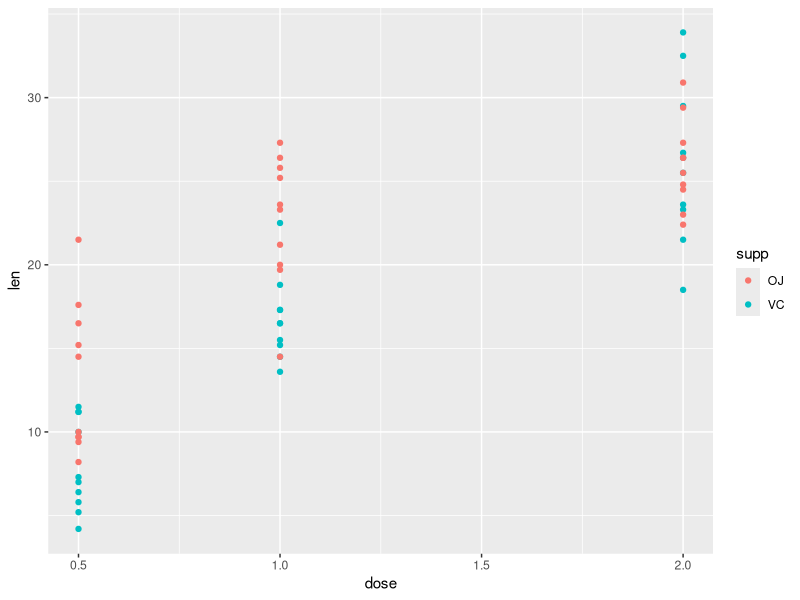
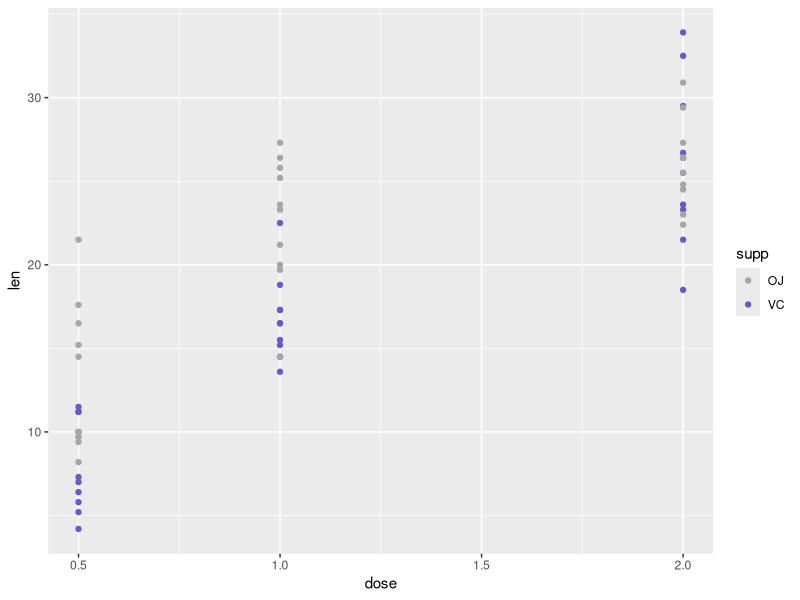
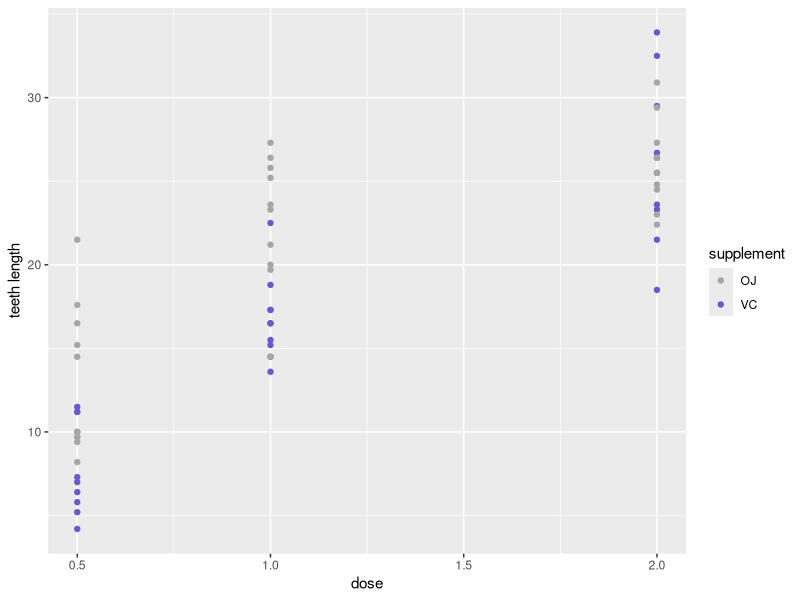
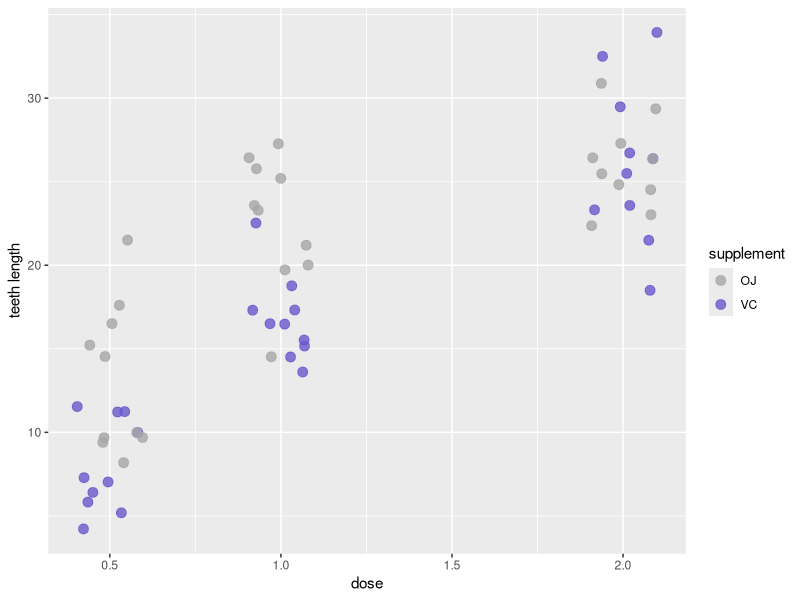
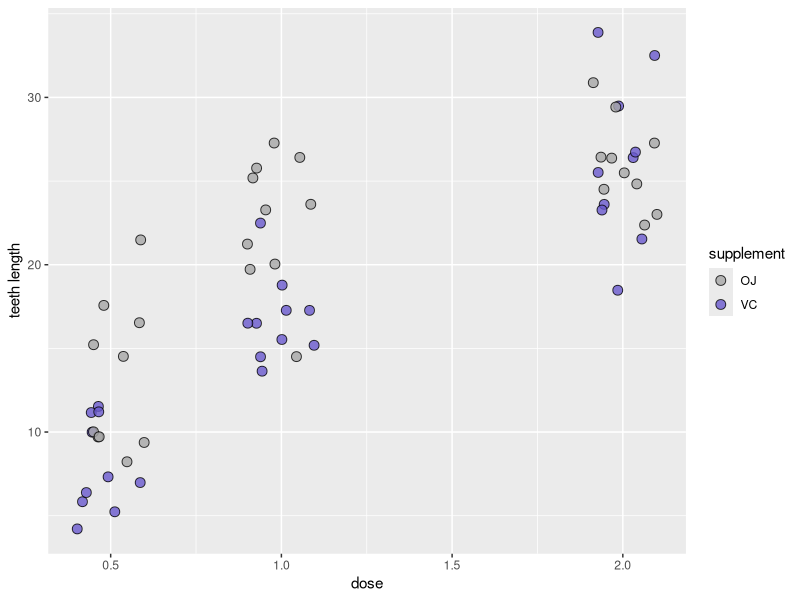
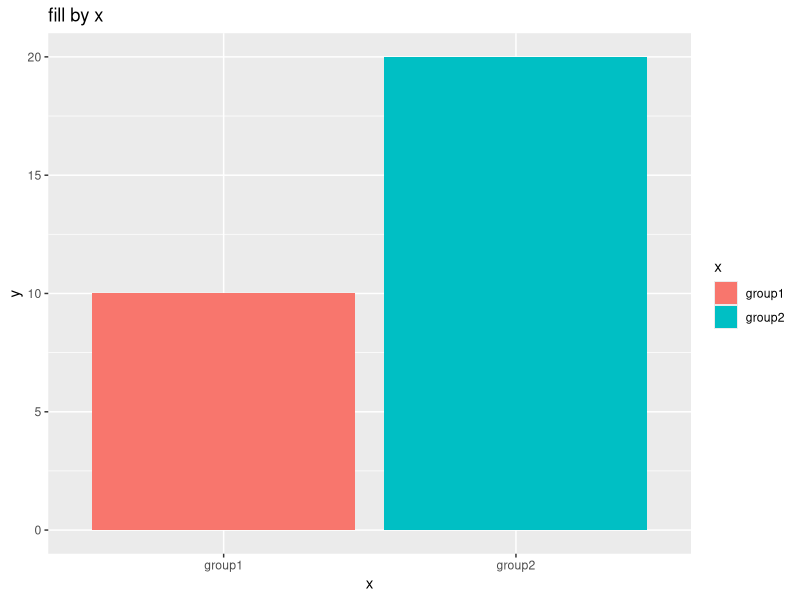
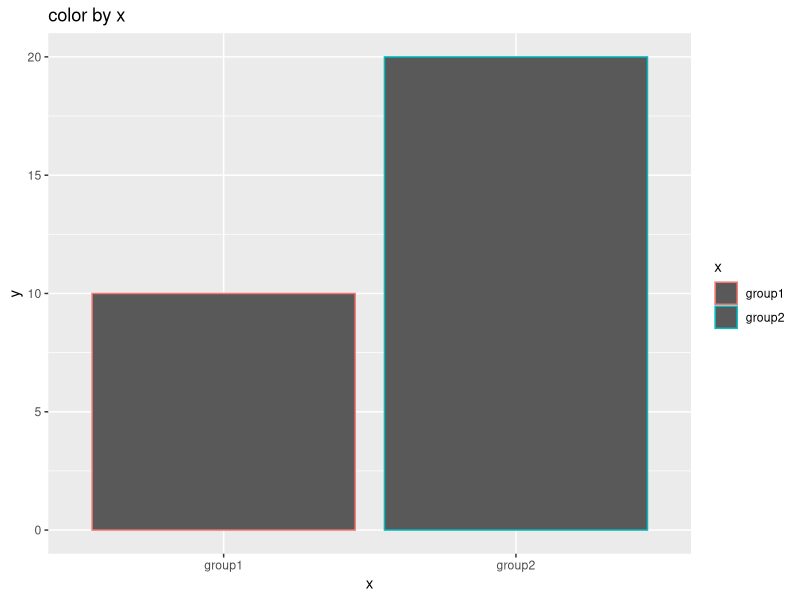
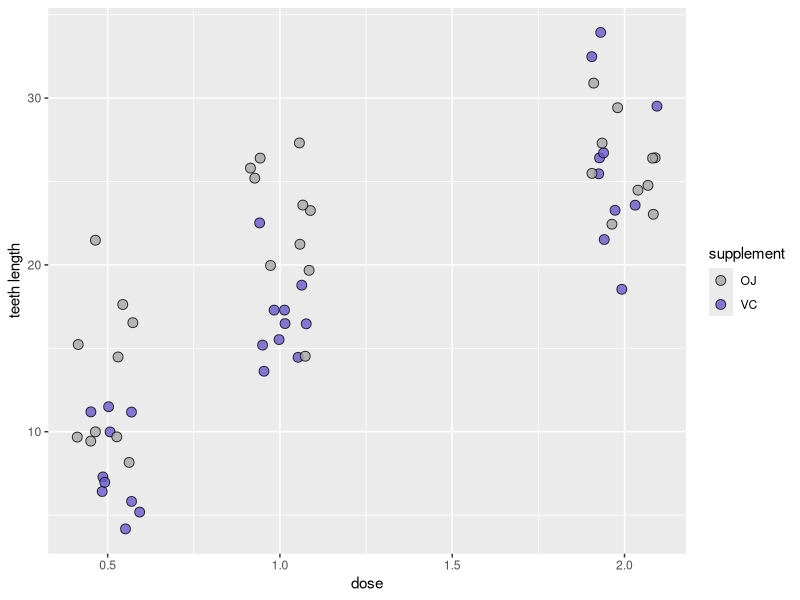

Recreate these plots in R, in order.
## ---- chunk 1
knitr::opts_chunk$set(echo = TRUE)
## ---- chunk 2
library(ggplot2) 
library(tidyr)
library(dplyr)
## ---- chunk 3
head(ToothGrowth)
str(ToothGrowth)
## ---- chunk 4
ToothGrowth %>% 
  ggplot(aes(x = dose, y = len)) +
  geom_point(aes(color = supp)) 
## ---- chunk 5
wisteria <- c("grey65", "burlywood3", "khaki2", "plum1", "lightcyan2", "cornflowerblue", "slateblue3")
## ---- chunk 6
ToothGrowth %>% 
  ggplot(aes(x = dose, y = len)) +
  geom_point(aes(color = supp)) +
  scale_color_manual(values = wisteria[c(1, 7)]) #calling the 1st and 7th color 
## ---- chunk 7
ToothGrowth %>% 
  ggplot(aes(x = dose, y = len)) +
  geom_point(aes(color = supp)) +
  scale_color_manual(values = wisteria[c(1, 7)]) +
  labs(x = "dose",              #the labs option allow you to change axis and legend labels. 
       y = "teeth length",
       color = "supplement")
## ---- chunk 8
ToothGrowth %>% 
  ggplot(aes(x = dose, y = len)) +
  geom_point(aes(color = supp), 
             position = position_jitter(0.1),   #horizontal spread of 0.1
             alpha = 0.8,             #20% transparent. When dots do overlap, we can tell
             size = 3) +    #make them larger and easier to see 
  scale_color_manual(values = wisteria[c(1, 7)]) +
  labs(x = "dose",              
       y = "teeth length",
       color = "supplement")
## ---- chunk 9
ToothGrowth %>% 
  ggplot(aes(x = dose, y = len)) +
  geom_point(aes(fill = supp), #note that change to fill = supp
             position = position_jitter(0.1),   
             alpha = 0.8,             
             size = 3,
             shape = 21, #shape = 21 gives you open circle
             color = "black") +    #black border around each dot
  scale_fill_manual(values = wisteria[c(1, 7)]) + #change to scale_fill here 
  labs(x = "dose",              
       y = "teeth length",
       fill = "supplement") #change to fill = here


## ---- chunk 10
data.frame(
  x = c("group1", "group2"),
  y = c(10, 20)
) %>% 
  ggplot(aes(x = x, y = y)) +
  geom_bar(stat = "identity", aes(fill = x)) +
  ggtitle("fill by x")
## ---- chunk 11
data.frame(
  x = c("group1", "group2"),
  y = c(10, 20)
) %>% 
  ggplot(aes(x = x, y = y)) +
  geom_bar(stat = "identity", aes(color = x)) +
  ggtitle("color by x")
## ---- chunk 12
ToothGrowth %>% 
  ggplot(aes(x = dose, y = len)) +
  geom_point(aes(fill = supp), #note that change to fill = supp
             position = position_jitter(0.1),   
             alpha = 0.8,             
             size = 3,
             shape = 21, #shape = 21 gives you open circle
             color = "black") +    #black border around each dot
  scale_fill_manual(values = wisteria[c(1, 7)]) + #change to scale_fill here 
  labs(x = "dose",              
       y = "teeth length",
       fill = "supplement") #change to fill = here
## ---- chunk 13
ToothGrowth %>% 
  ggplot(aes(x = dose, y = len)) +
  geom_point(aes(fill = supp), 
             position = position_jitter(0.1, seed = 666),   #added seed = 666 here
                                                    #doesn't matter which seed number you use
                                                    #as long as it's the same number the pattern will be the same
             alpha = 0.8,             
             size = 3,
             shape = 21, 
             color = "black") +    
  scale_fill_manual(values = wisteria[c(1, 7)]) +  
  labs(x = "dose",              
       y = "teeth length",
       fill = "supplement")
## ---- chunk 14
ToothGrowth %>% 
  ggplot(aes(x = dose, y = len)) +
  stat_summary(geom = "line",  # draw a line
               fun = mean, # summarise by averaging, thus mean
               aes(group = supp, color = supp), # one line per supp, color by supp
               size = 1.2) + 
  geom_point(aes(fill = supp), 
             position = position_jitter(0.1, seed = 666),    
             alpha = 0.8,             
             size = 3,
             shape = 21, 
             color = "black") +    
  scale_fill_manual(values = wisteria[c(1, 7)]) +  
  labs(x = "dose",              
       y = "teeth length",
       fill = "supplement")
## ---- chunk 15
ToothGrowth %>% 
  ggplot(aes(x = dose, y = len)) +
  stat_summary(geom = "line",  
               fun = mean,  
               aes(group = supp, color = supp),  
               size = 1.2) + 
  geom_point(aes(fill = supp), 
             position = position_jitter(0.1, seed = 666),    
             alpha = 0.8,             
             size = 3,
             shape = 21, 
             color = "black") +    
  scale_fill_manual(values = wisteria[c(1, 7)]) +  
  scale_color_manual(values = wisteria[c(1, 7)]) + #add scale_color_manual here  
  labs(x = "dose",              
       y = "teeth length",
       fill = "supplement",
       color = "supplement") #change the color legend title here 
## ---- chunk 16
ToothGrowth %>% 
  ggplot(aes(x = dose, y = len)) +
  stat_summary(geom = "line",  
               fun = mean,  
               aes(group = supp, color = supp),  
               size = 1.2) + 
  stat_summary(geom = "errorbar",  #draw errorbars (another option is geom = "linerange")
               fun.data = mean_se, #mean_se specifies the errorbar to be based on standard error (se)
               aes(group = supp), #one errorbar per dose per supp
               width = 0.1) +   #make the bar narrower 
  geom_point(aes(fill = supp), 
             position = position_jitter(0.1, seed = 666),    
             alpha = 0.8,             
             size = 3,
             shape = 21, 
             color = "black") +    
  scale_fill_manual(values = wisteria[c(1, 7)]) +  
  scale_color_manual(values = wisteria[c(1, 7)]) + 
  labs(x = "dose",              
       y = "teeth length",
       fill = "supplement",
       color = "supplement")  
## ---- chunk 17
ToothGrowth %>% 
  ggplot(aes(x = dose, y = len)) +
  stat_summary(geom = "line",  
               fun = mean,  
               aes(group = supp, color = supp),  
               size = 1.2) + 
  stat_summary(geom = "ribbon",  #draw ribbons around line
               fun.data = mean_se, 
               aes(group = supp,
                   fill = supp), 
               alpha = 0.5) +   #make ribbons more transparent 
  geom_point(aes(fill = supp), 
             position = position_jitter(0.1, seed = 666),    
             alpha = 0.8,             
             size = 3,
             shape = 21, 
             color = "black") +    
  scale_fill_manual(values = wisteria[c(1, 7)]) +  
  scale_color_manual(values = wisteria[c(1, 7)]) + 
  labs(x = "dose",              
       y = "teeth length",
       fill = "supplement",
       color = "supplement")
## ---- chunk 18
ToothGrowth %>% 
  ggplot(aes(x = dose, y = len)) +
  stat_summary(geom = "line",  
               fun = mean,  
               aes(group = supp, color = supp),  
               size = 1.2) + 
  stat_summary(geom = "ribbon",   
               fun.data = mean_se, 
               aes(group = supp,
                   fill = supp), 
               alpha = 0.5) +   
  geom_point(aes(fill = supp), 
             position = position_jitter(0.1, seed = 666),    
             alpha = 0.8,             
             size = 3,
             shape = 21, 
             color = "black") +    
  scale_fill_manual(values = wisteria[c(1, 7)]) +  
  scale_color_manual(values = wisteria[c(1, 7)]) + 
  scale_x_continuous(breaks = c(0.5, 1, 2)) + #use scale_x_continuos here because x is continuos
                                              #if you have discrete x, you will need scale_x_discrete
  labs(x = "dose",              
       y = "teeth length",
       fill = "supplement",
       color = "supplement")
## ---- chunk 19
ToothGrowth %>% 
  ggplot(aes(x = dose, y = len)) +
  stat_summary(geom = "line",  
               fun = mean,  
               aes(group = supp, color = supp),  
               size = 1.2) + 
  stat_summary(geom = "ribbon",   
               fun.data = mean_se, 
               aes(group = supp,
                   fill = supp), 
               alpha = 0.5) +   
  geom_point(aes(fill = supp), 
             position = position_jitter(0.1, seed = 666),    
             alpha = 0.8,             
             size = 3,
             shape = 21, 
             color = "black") +    
  scale_fill_manual(values = wisteria[c(1, 7)]) +  
  scale_color_manual(values = wisteria[c(1, 7)]) + 
  scale_x_continuous(breaks = c(0.5, 1, 2)) +  
  labs(x = "dose",              
       y = "teeth length",
       fill = "supplement",
       color = "supplement") +
  guides(color = "none") #turn off color legend using color = "none" 
## ---- chunk 20
ToothGrowth %>% 
  ggplot(aes(x = dose, y = len)) +
  stat_summary(geom = "line",  
               fun = mean,  
               aes(group = supp, color = supp),  
               size = 1.2) + 
  stat_summary(geom = "ribbon",   
               fun.data = mean_se, 
               aes(group = supp,
                   fill = supp), 
               alpha = 0.5) +   
  geom_point(aes(fill = supp), 
             position = position_jitter(0.1, seed = 666),    
             alpha = 0.8,             
             size = 3,
             shape = 21, 
             color = "black") +    
  scale_fill_manual(values = wisteria[c(1, 7)]) +  
  scale_color_manual(values = wisteria[c(1, 7)]) + 
  scale_x_continuous(breaks = c(0.5, 1, 2)) +  
  labs(x = "dose",              
       y = "teeth length",
       fill = "supplement",
       color = "supplement") +
  guides(color = "none") +
  theme_minimal() 
## ---- chunk 21
ToothGrowth %>% 
  ggplot(aes(x = dose, y = len)) +
  stat_summary(geom = "line",  
               fun = mean,  
               aes(group = supp, color = supp),  
               size = 1.2) + 
  stat_summary(geom = "ribbon",   
               fun.data = mean_se, 
               aes(group = supp,
                   fill = supp), 
               alpha = 0.5) +   
  geom_point(aes(fill = supp), 
             position = position_jitter(0.1, seed = 666),    
             alpha = 0.8,             
             size = 3,
             shape = 21, 
             color = "black") +    
  scale_fill_manual(values = wisteria[c(1, 7)]) +  
  scale_color_manual(values = wisteria[c(1, 7)]) + 
  scale_x_continuous(breaks = c(0.5, 1, 2)) +  
  labs(x = "dose",              
       y = "teeth length",
       fill = "supplement",
       color = "supplement") +
  guides(color = "none") +
  theme_minimal() +
  theme(axis.line = element_line(size = 1.2)) +  #add axis line back
  theme(text = element_text(size = 12, color = "black", face = "bold")) + #make text clearer and darker
  theme(axis.text = element_text(size = 12, color = "black", face = "bold")) 
## ---- chunk 22
ToothGrowth %>% 
  ggplot(aes(x = dose, y = len)) +
  stat_summary(geom = "line",  
               fun = mean,  
               aes(group = supp, color = supp),  
               size = 1.2) + 
  stat_summary(geom = "ribbon",   
               fun.data = mean_se, 
               aes(group = supp,
                   fill = supp), 
               alpha = 0.5) +   
  geom_point(aes(fill = supp), 
             position = position_jitter(0.1, seed = 666),    
             alpha = 0.8,             
             size = 3,
             shape = 21, 
             color = "black") +    
  scale_fill_manual(values = wisteria[c(1, 7)]) +  
  scale_color_manual(values = wisteria[c(1, 7)]) + 
  scale_x_continuous(breaks = c(0.5, 1, 2)) +  
  labs(x = "dose",              
       y = "teeth length",
       fill = "supplement",
       color = "supplement") +
  guides(color = "none") +
  theme_minimal() +
  theme(legend.position = "bottom") + #move legend to bottom
  theme(axis.line = element_line(size = 1.2)) + 
  theme(text = element_text(size = 12, color = "black", face = "bold")) +
  theme(axis.text = element_text(size = 12, color = "black", face = "bold")) 
## ---- chunk 23
ToothGrowth %>% 
  ggplot(aes(x = dose, y = len)) +
  stat_summary(geom = "line",  
               fun = mean,  
               aes(group = supp, color = supp),  
               size = 1.2) + 
  stat_summary(geom = "ribbon",   
               fun.data = mean_se, 
               aes(group = supp,
                   fill = supp), 
               alpha = 0.5) +   
  geom_point(aes(fill = supp), 
             position = position_jitter(0.1, seed = 666),    
             alpha = 0.8,             
             size = 3,
             shape = 21, 
             color = "black") +    
  scale_fill_manual(values = wisteria[c(1, 7)]) +  
  scale_color_manual(values = wisteria[c(1, 7)]) + 
  scale_x_continuous(breaks = c(0.5, 1, 2)) +  
  labs(x = "dose",              
       y = "teeth length",
       fill = "supplement",
       color = "supplement") +
  guides(color = "none") +
  theme_minimal() +
  theme(legend.position = c(0.8, 0.2)) + #this is a tricky command, and you have to manually adjust it
                                         #c(1, 1) means upper right corner of the graph area,
                                         #c(1, 0) means the lower right corner of the graph area
  theme(axis.line = element_line(size = 1.2)) + 
  theme(text = element_text(size = 12, color = "black", face = "bold")) +
  theme(axis.text = element_text(size = 12, color = "black", face = "bold"))
## ---- chunk 24
ToothGrowth %>% 
  ggplot(aes(x = dose, y = len)) +
  stat_summary(geom = "line",  
               fun = mean,  
               aes(group = supp, color = supp),  
               size = 1.2) + 
  stat_summary(geom = "ribbon",   
               fun.data = mean_se, 
               aes(group = supp,
                   fill = supp), 
               alpha = 0.5) +   
  geom_point(aes(fill = supp), 
             position = position_jitter(0.1, seed = 666),    
             alpha = 0.8,             
             size = 3,
             shape = 21, 
             color = "black") +    
  scale_fill_manual(values = wisteria[c(1, 7)]) +  
  scale_color_manual(values = wisteria[c(1, 7)]) + 
  scale_x_continuous(breaks = c(0.5, 1, 2)) +  
  labs(x = "dose",              
       y = "teeth length",
       fill = "supplement",
       color = "supplement") +
  guides(color = "none") +
  guides(fill = guide_legend(nrow = 1, ncol = 2)) + # set fill legend to 1 row 2 columns. 
  theme_minimal() +
  theme(legend.position = c(0.8, 0.2)) + 
  theme(axis.line = element_line(size = 1.2)) + 
  theme(text = element_text(size = 12, color = "black", face = "bold")) +
  theme(axis.text = element_text(size = 12, color = "black", face = "bold"))
## ---- chunk 25
ToothGrowth %>% 
  ggplot(aes(x = dose, y = len)) +
  facet_grid(. ~ supp) + #see comments after plot for explanations 
  stat_summary(geom = "line",  
               fun = mean,  
               aes(group = supp, color = supp),  
               size = 1.2) + 
  stat_summary(geom = "ribbon",   
               fun.data = mean_se, 
               aes(group = supp,
                   fill = supp), 
               alpha = 0.5) +   
  geom_point(aes(fill = supp), 
             position = position_jitter(0.1, seed = 666),    
             alpha = 0.8,             
             size = 3,
             shape = 21, 
             color = "black") +    
  scale_fill_manual(values = wisteria[c(1, 7)]) +  
  scale_color_manual(values = wisteria[c(1, 7)]) + 
  scale_x_continuous(breaks = c(0.5, 1, 2)) +  
  labs(x = "dose",              
       y = "teeth length",
       fill = "supplement",
       color = "supplement") +
  guides(color = "none") +
  guides(fill = guide_legend(nrow = 1, ncol = 2)) +  
  theme_minimal() +
  theme(legend.position = c(0.8, 0.2)) + 
  theme(axis.line = element_line(size = 1.2)) + 
  theme(text = element_text(size = 12, color = "black", face = "bold")) +
  theme(axis.text = element_text(size = 12, color = "black", face = "bold"))
## ---- chunk 26
ToothGrowth %>% 
  ggplot(aes(x = dose, y = len)) +
  facet_grid(. ~ supp) +  
  stat_summary(geom = "line",  
               fun = mean,  
               aes(group = supp, color = supp),  
               size = 1.2) + 
  stat_summary(geom = "ribbon",   
               fun.data = mean_se, 
               aes(group = supp,
                   fill = supp), 
               alpha = 0.5) +   
  geom_point(aes(fill = supp), 
             position = position_jitter(0.1, seed = 666),    
             alpha = 0.8,             
             size = 3,
             shape = 21, 
             color = "black") +    
  scale_fill_manual(values = wisteria[c(1, 7)]) +  
  scale_color_manual(values = wisteria[c(1, 7)]) + 
  scale_x_continuous(breaks = c(0.5, 1, 2)) +  
  labs(x = "dose",              
       y = "teeth length",
       fill = "supplement",
       color = "supplement") +
  guides(color = "none") +
  guides(fill = guide_legend(nrow = 1, ncol = 2)) +  
  theme_minimal() +
  theme(legend.position = "none") +  #this time the legend is redundant w/ the panel label, so I turn it off. 
  theme(axis.line = element_line(size = 1.2)) + 
  theme(text = element_text(size = 12, color = "black", face = "bold")) +
  theme(axis.text = element_text(size = 12, color = "black", face = "bold")) +
  theme(panel.spacing = unit(1.2, "lines")) #make 1.2 lines of spacing between the subplots (panels)
## ---- chunk 27
ToothGrowth %>% 
  ggplot(aes(x = dose, y = len)) +
  facet_grid(. ~ dose) +  #change to ~ dose
  stat_summary(geom = "line",  
               fun = mean,  
               aes(group = supp, color = supp),  
               size = 1.2) + 
  stat_summary(geom = "ribbon",   
               fun.data = mean_se, 
               aes(group = supp,
                   fill = supp), 
               alpha = 0.5) +   
  geom_point(aes(fill = supp), 
             position = position_jitter(0.1, seed = 666),    
             alpha = 0.8,             
             size = 3,
             shape = 21, 
             color = "black") +    
  scale_fill_manual(values = wisteria[c(1, 7)]) +  
  scale_color_manual(values = wisteria[c(1, 7)]) + 
  scale_x_continuous(breaks = c(0.5, 1, 2)) +  
  labs(x = "dose",              
       y = "teeth length",
       fill = "supplement",
       color = "supplement") +
  guides(color = "none") +
  guides(fill = guide_legend(nrow = 1, ncol = 2)) +  
  theme_minimal() +
  theme(legend.position = "none") +   
  theme(axis.line = element_line(size = 1.2)) + 
  theme(text = element_text(size = 12, color = "black", face = "bold")) +
  theme(axis.text = element_text(size = 12, color = "black", face = "bold")) +
  theme(panel.spacing = unit(1.2, "lines"))  
## ---- chunk 28
ToothGrowth %>% 
  ggplot(aes(x = supp, y = len)) +
  facet_grid(. ~ dose) +    
  geom_point(aes(fill = supp), 
             position = position_jitter(0.1, seed = 666),    
             alpha = 0.8,             
             size = 3,
             shape = 21, 
             color = "black") +    
  scale_fill_manual(values = wisteria[c(1, 7)]) +  
  scale_color_manual(values = wisteria[c(1, 7)]) + 
  #scale_x_continuous(breaks = c(0.5, 1, 2)) +  remove this. this time x axis is discrete
  labs(x = "supplement",  #now x = supplment              
       y = "teeth length",
       fill = "supplement",
       color = "supplement") +
  guides(color = "none") +
  guides(fill = guide_legend(nrow = 1, ncol = 2)) +  
  theme_minimal() +
  theme(legend.position = "none") +  #this time the legend is redundant with the x label, so I turn it off. 
  theme(axis.line = element_line(size = 1.2)) + 
  theme(text = element_text(size = 12, color = "black", face = "bold")) +
  theme(axis.text = element_text(size = 12, color = "black", face = "bold")) +
  theme(panel.spacing = unit(1.2, "lines"))  
## ---- chunk 29
ToothGrowth %>% 
  ggplot(aes(x = supp, y = len)) +
  facet_grid(. ~ dose) +    
  geom_point(aes(fill = supp), 
             position = position_jitter(0.1, seed = 666),    
             alpha = 0.8,             
             size = 3,
             shape = 21, 
             color = "black") + 
  stat_summary(geom = "errorbar", #draw errorbars
               width = 0.2, size = 1,
               aes(group = supp), #one bar per supp per dose
               fun.data = mean_se) +   #errorbar base on standard error (SE)
  scale_fill_manual(values = wisteria[c(1, 7)]) +  
  scale_color_manual(values = wisteria[c(1, 7)]) + 
  labs(x = "supplement",  #now x = supplment              
       y = "teeth length",
       fill = "supplement",
       color = "supplement") +
  guides(color = "none") +
  guides(fill = guide_legend(nrow = 1, ncol = 2)) +  
  theme_minimal() +
  theme(legend.position = "none") +  
  theme(axis.line = element_line(size = 1.2)) + 
  theme(text = element_text(size = 12, color = "black", face = "bold")) +
  theme(axis.text = element_text(size = 12, color = "black", face = "bold")) +
  theme(panel.spacing = unit(1.2, "lines"))  
## ---- chunk 30
ToothGrowth %>% 
  ggplot(aes(x = supp, y = len)) +
  facet_grid(. ~ dose) +    
  geom_point(aes(fill = supp), 
             position = position_jitter(0.1, seed = 666),    
             alpha = 0.8,             
             size = 3,
             shape = 21, 
             color = "black") + 
  stat_summary(geom = "errorbar",  
               width = 0.2, size = 1,
               aes(group = supp),  
               fun.data = mean_se) +   
  scale_fill_manual(values = wisteria[c(1, 7)]) +  
  scale_color_manual(values = wisteria[c(1, 7)]) + 
  scale_x_discrete(labels = NULL) + #turn off x axis text using labels = NULL 
  labs(x = "supplement",               
       y = "teeth length",
       fill = "supplement",
       color = "supplement") +
  guides(color = "none") +
  guides(fill = guide_legend(nrow = 1, ncol = 2)) +  
  theme_minimal() +
  theme(legend.position = "bottom") +  #put the legends back 
  theme(axis.line = element_line(size = 1.2)) + 
  theme(text = element_text(size = 12, color = "black", face = "bold")) +
  theme(axis.text = element_text(size = 12, color = "black", face = "bold")) +
  theme(panel.spacing = unit(1.2, "lines"))
## ---- chunk 31
ToothGrowth %>% 
  ggplot(aes(x = supp, y = len)) +
  facet_grid(. ~ dose, switch = "x") + #switch = "x" puts x panel labels to the bottom instead of top    
  geom_point(aes(fill = supp), 
             position = position_jitter(0.1, seed = 666),    
             alpha = 0.8,             
             size = 3,
             shape = 21, 
             color = "black") + 
  stat_summary(geom = "errorbar", 
               width = 0.2, size = 1,
               aes(group = supp),  
               fun.data = mean_se) +     
  scale_fill_manual(values = wisteria[c(1, 7)]) +  
  scale_color_manual(values = wisteria[c(1, 7)]) + 
  scale_x_discrete(labels = NULL) +  
  labs(x = "dose",  #now x is dose again               
       y = "teeth length",
       fill = "supplement",
       color = "supplement") +
  guides(color = "none") +
  guides(fill = guide_legend(nrow = 1, ncol = 2)) +  
  theme_minimal() +
  theme(legend.position = "top") +  #legends to the top, make space for x axis label
  theme(axis.line = element_line(size = 1.2)) + 
  theme(text = element_text(size = 12, color = "black", face = "bold")) +
  theme(axis.text = element_text(size = 12, color = "black", face = "bold")) +
  theme(panel.spacing = unit(1.2, "lines")) +
  theme(strip.placement = "outside") # put the text 0.5, 1, and 2  outside the axis line
## ---- chunk 32
head(CO2)
str(CO2)
## ---- chunk 33

